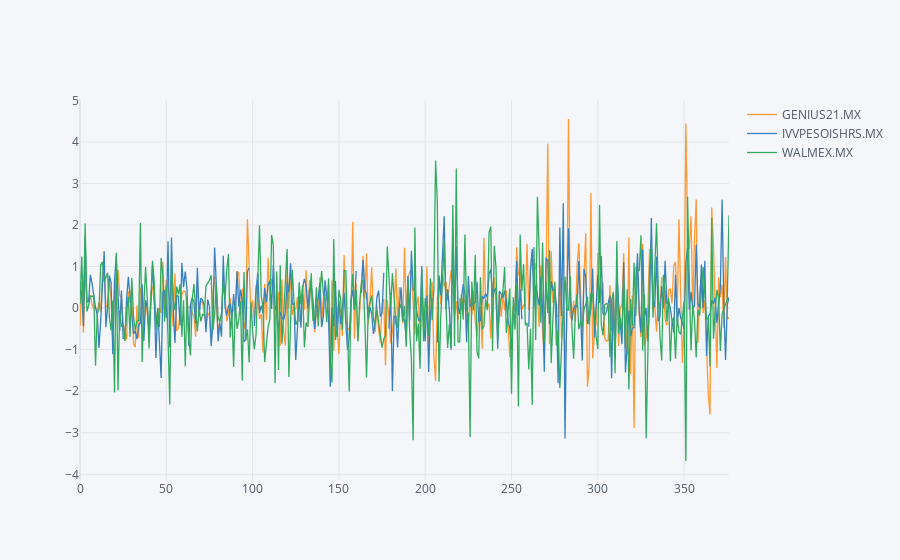

The notebook cell this image was saved under:
### Code cell
# plot mx portfolio
cf.set_config_file(offline = True)
mx_portfolio_diff_df.iplot()

### Figure 1 — Plotly figure (JSON) as saved in the notebook; plotly's stock layout.template omitted (floating-point values rounded to 4 significant figures; data arrays with more than 128 entries replaced by an {"elided": "..."} marker saying what was removed)
{"data": [{"line": {"color": "rgba(255, 153, 51, 1.0)", "dash": "solid", "shape": "linear", "width": 1.3}, "mode": "lines", "name": "GENIUS21.MX", "text": "", "type": "scatter", "x": {"elided": "377 int values"}, "y": {"elided": "377 float values"}}, {"line": {"color": "rgba(55, 128, 191, 1.0)", "dash": "solid", "shape": "linear", "width": 1.3}, "mode": "lines", "name": "IVVPESOISHRS.MX", "text": "", "type": "scatter", "x": {"elided": "377 int values"}, "y": {"elided": "377 mixed values"}}, {"line": {"color": "rgba(50, 171, 96, 1.0)", "dash": "solid", "shape": "linear", "width": 1.3}, "mode": "lines", "name": "WALMEX.MX", "text": "", "type": "scatter", "x": {"elided": "377 int values"}, "y": {"elided": "377 float values"}}], "layout": {"legend": {"bgcolor": "#F5F6F9", "font": {"color": "#4D5663"}}, "paper_bgcolor": "#F5F6F9", "plot_bgcolor": "#F5F6F9", "title": {"font": {"color": "#4D5663"}}, "xaxis": {"gridcolor": "#E1E5ED", "showgrid": true, "tickfont": {"color": "#4D5663"}, "title": {"font": {"color": "#4D5663"}, "text": ""}, "zerolinecolor": "#E1E5ED"}, "yaxis": {"gridcolor": "#E1E5ED", "showgrid": true, "tickfont": {"color": "#4D5663"}, "title": {"font": {"color": "#4D5663"}, "text": ""}, "zerolinecolor": "#E1E5ED"}}}
